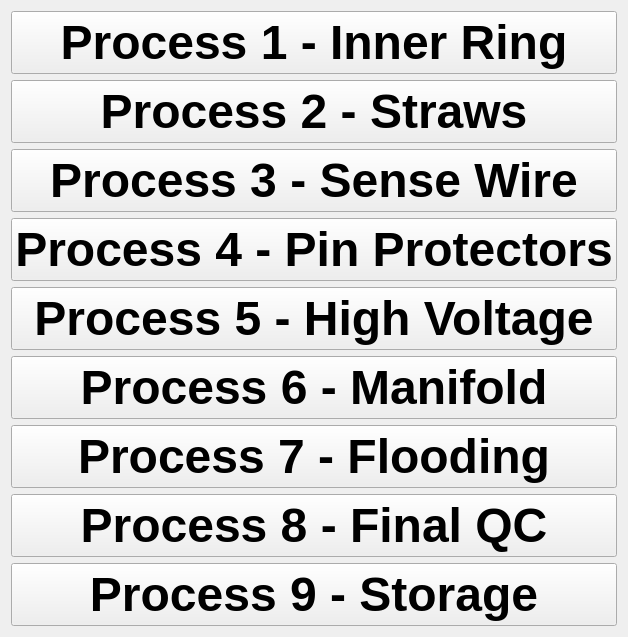
      <widget class="QWidget" name="page_2">
       <layout class="QGridLayout" name="gridLayout_7">
        <item row="0" column="0">
         <widget class="QPushButton" name="pro1Select">
          <property name="sizePolicy">
           <sizepolicy hsizetype="Preferred" vsizetype="Preferred">
            <horstretch>0</horstretch>
            <verstretch>0</verstretch>
           </sizepolicy>
          </property>
          <property name="font">
           <font>
            <family>Arial</family>
            <pointsize>36</pointsize>
            <weight>75</weight>
            <bold>true</bold>
           </font>
          </property>
          <property name="text">
           <string>Process 1 - Inner Ring</string>
          </property>
          <attribute name="buttonGroup">
           <string notr="true">proSelectButtons</string>
          </attribute>
         </widget>
        </item>
        <item row="1" column="0">
         <widget class="QPushButton" name="pro2Select">
          <property name="sizePolicy">
           <sizepolicy hsizetype="Preferred" vsizetype="Preferred">
            <horstretch>0</horstretch>
            <verstretch>0</verstretch>
           </sizepolicy>
          </property>
          <property name="font">
           <font>
            <family>Arial</family>
            <pointsize>36</pointsize>
            <weight>75</weight>
            <bold>true</bold>
           </font>
          </property>
          <property name="text">
           <string>Process 2 - Straws</string>
          </property>
          <attribute name="buttonGroup">
           <string notr="true">proSelectButtons</string>
          </attribute>
         </widget>
        </item>
        <item row="2" column="0">
         <widget class="QPushButton" name="pro3Select">
          <property name="sizePolicy">
           <sizepolicy hsizetype="Preferred" vsizetype="Preferred">
            <horstretch>0</horstretch>
            <verstretch>0</verstretch>
           </sizepolicy>
          </property>
          <property name="font">
           <font>
            <family>Arial</family>
            <pointsize>36</pointsize>
            <weight>75</weight>
            <bold>true</bold>
           </font>
          </property>
          <property name="text">
           <string>Process 3 - Sense Wire</string>
          </property>
          <attribute name="buttonGroup">
           <string notr="true">proSelectButtons</string>
          </attribute>
         </widget>
        </item>
        <item row="3" column="0">
         <widget class="QPushButton" name="pro4Select">
          <property name="sizePolicy">
           <sizepolicy hsizetype="Preferred" vsizetype="Preferred">
            <horstretch>0</horstretch>
            <verstretch>0</verstretch>
           </sizepolicy>
          </property>
          <property name="font">
           <font>
            <family>Arial</family>
            <pointsize>36</pointsize>
            <weight>75</weight>
            <bold>true</bold>
           </font>
          </property>
          <property name="text">
           <string>Process 4 - Pin Protectors</string>
          </property>
          <attribute name="buttonGroup">
           <string notr="true">proSelectButtons</string>
          </attribute>
         </widget>
        </item>
        <item row="4" column="0">
         <widget class="QPushButton" name="pro5Select">
          <property name="sizePolicy">
           <sizepolicy hsizetype="Preferred" vsizetype="Preferred">
            <horstretch>0</horstretch>
            <verstretch>0</verstretch>
           </sizepolicy>
          </property>
          <property name="font">
           <font>
            <family>Arial</family>
            <pointsize>36</pointsize>
            <weight>75</weight>
            <bold>true</bold>
           </font>
          </property>
          <property name="text">
           <string>Process 5 - High Voltage</string>
          </property>
          <attribute name="buttonGroup">
           <string notr="true">proSelectButtons</string>
          </attribute>
         </widget>
        </item>
        <item row="5" column="0">
         <widget class="QPushButton" name="pro6Select">
          <property name="sizePolicy">
           <sizepolicy hsizetype="Preferred" vsizetype="Preferred">
            <horstretch>0</horstretch>
            <verstretch>0</verstretch>
           </sizepolicy>
          </property>
          <property name="font">
           <font>
            <family>Arial</family>
            <pointsize>36</pointsize>
            <weight>75</weight>
            <bold>true</bold>
           </font>
          </property>
          <property name="text">
           <string>Process 6 - Manifold</string>
          </property>
          <attribute name="buttonGroup">
           <string notr="true">proSelectButtons</string>
          </attribute>
         </widget>
        </item>
        <item row="6" column="0">
         <widget class="QPushButton" name="pro7Select">
          <property name="sizePolicy">
           <sizepolicy hsizetype="Preferred" vsizetype="Preferred">
            <horstretch>0</horstretch>
            <verstretch>0</verstretch>
           </sizepolicy>
          </property>
          <property name="font">
           <font>
            <family>Arial</family>
            <pointsize>36</pointsize>
            <weight>75</weight>
            <bold>true</bold>
           </font>
          </property>
          <property name="text">
           <string>Process 7 - Flooding</string>
          </property>
          <attribute name="buttonGroup">
           <string notr="true">proSelectButtons</string>
          </attribute>
         </widget>
        </item>
        <item row="7" column="0">
         <widget class="QPushButton" name="pro8Select">
          <property name="sizePolicy">
           <sizepolicy hsizetype="Preferred" vsizetype="Preferred">
            <horstretch>0</horstretch>
            <verstretch>0</verstretch>
           </sizepolicy>
          </property>
          <property name="font">
           <font>
            <family>Arial</family>
            <pointsize>36</pointsize>
            <weight>75</weight>
            <bold>true</bold>
           </font>
          </property>
          <property name="text">
           <string>Process 8 - Final QC</string>
          </property>
          <attribute name="buttonGroup">
           <string notr="true">proSelectButtons</string>
          </attribute>
         </widget>
        </item>
        <item row="8" column="0">
         <widget class="QPushButton" name="pro9Select">
          <property name="sizePolicy">
           <sizepolicy hsizetype="Preferred" vsizetype="Preferred">
            <horstretch>0</horstretch>
            <verstretch>0</verstretch>
           </sizepolicy>
          </property>
          <property name="font">
           <font>
            <family>Arial</family>
            <pointsize>36</pointsize>
            <weight>75</weight>
            <bold>true</bold>
           </font>
          </property>
          <property name="text">
           <string>Process 9 - Storage</string>
          </property>
          <attribute name="buttonGroup">
           <string notr="true">proSelectButtons</string>
          </attribute>
         </widget>
        </item>
       </layout>
      </widget>
